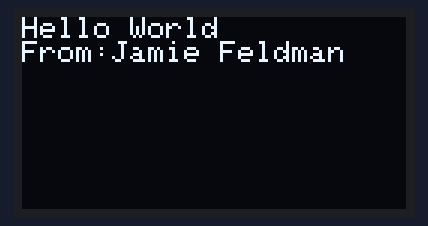
A sketch run on a simulated Arduino Uno, built with avr-gcc and run on an emulated ATmega328P. Shown: 128×64 one-colour display.

Above: at 0.1 s.

The sketch:

oled_hw.ino
```cpp
#include <SPI.h>
#include <Wire.h>
#include <Adafruit_GFX.h>
#include <Adafruit_SSD1306.h>

#define OLED_RESET 13
Adafruit_SSD1306 display(OLED_RESET);

void setup() {
  display.begin(SSD1306_SWITCHCAPVCC, 0x3C);

  // Clear the buffer.
  display.clearDisplay();
  display.display();

  display.setTextSize(1);
  display.setTextColor(WHITE);
  display.setCursor(0,0);
  display.println("Hello World");
  display.println("From:Jamie Feldman");
  display.display();

}

void loop() {
  // put your main code here, to run repeatedly:

}
```
